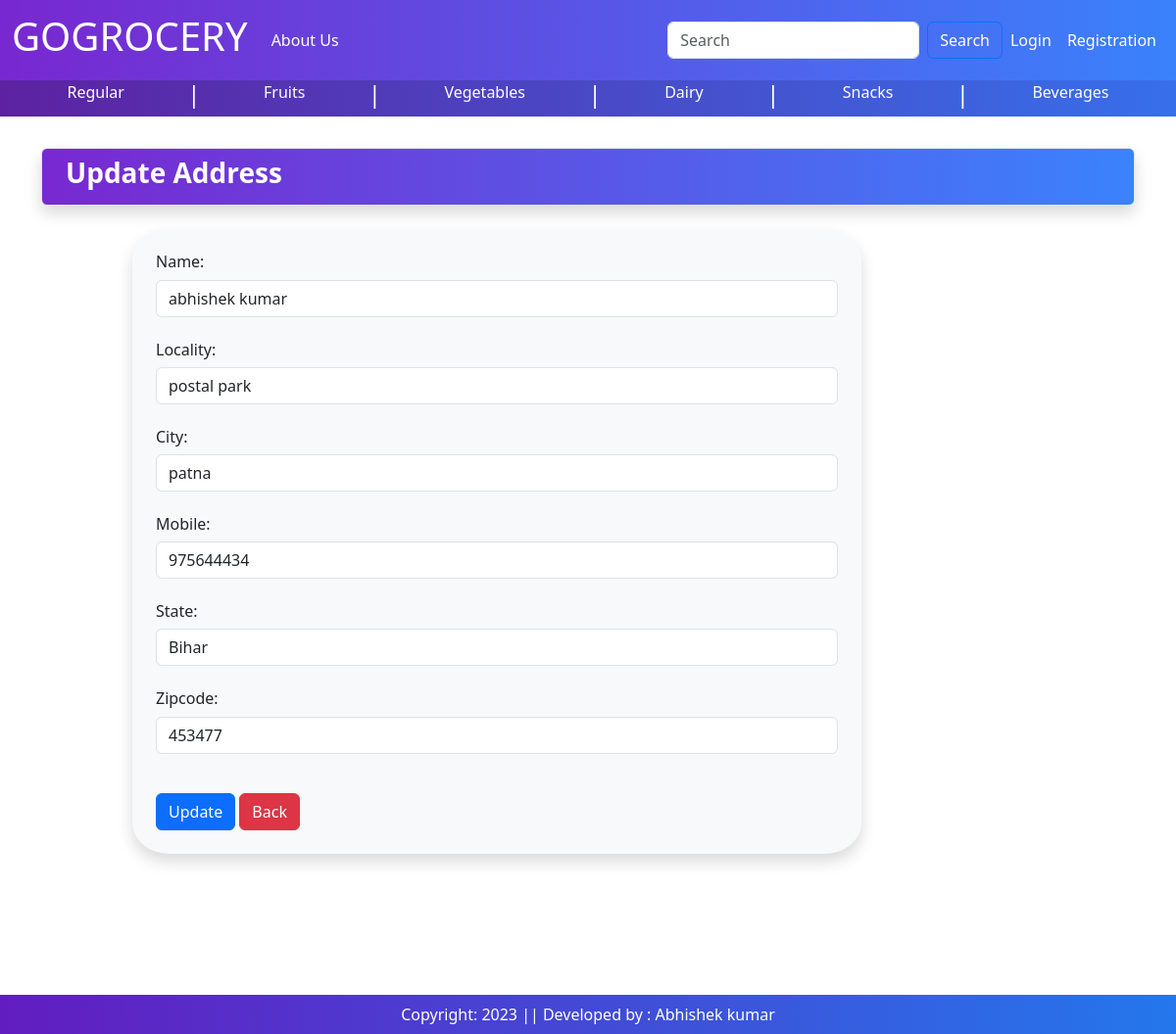
Screenshot of /updateAddress/1 with the database file from the repository.
### baseapp/models.py (models this page shows, shortened)
class Customer(models.Model):
    user = models.ForeignKey(User, on_delete=models.CASCADE)
    name = models.CharField(max_length=200)
    gender = models.CharField(choices=[('M', 'Male'), ('F', 'Female')], max_length=10,default='M')
    locality = models.CharField(max_length=200)
    city = models.CharField(max_length=50)
    mobile = models.IntegerField(default=0)
    zipcode = models.IntegerField()
    state = models.CharField(choices=STATE_CHOICES, max_length=100)

### baseapp/views.py (the view, shortened to what this page needs)
# urls.py: path('updateAddress/<int:pk>', views.updateAddress.as_view(), name='updateAddress'),
class updateAddress(View):
    def get(self,request,pk):
        totalitem = 0
        wishitem = 0
        if request.user.is_authenticated:
            totalitem = len(Cart.objects.filter(user=request.user))
            wishitem = len(Wishlist.objects.filter(user=request.user))
        add = Customer.objects.get(pk=pk)
        form = CustomerProfileForm(instance = add)
        return render(request, 'baseapp/updateAddress.html',locals())

### baseapp/forms.py
class CustomerProfileForm(forms.ModelForm):
    class Meta:
        model = Customer
        fields=['name','locality','city','mobile','state','zipcode']
        widgets={
            'name':forms.TextInput(attrs={'class':'form-control'}),
            'locality':forms.TextInput(attrs={'class':'form-control'}),
            'city':forms.TextInput(attrs={'class':'form-control'}),
            'mobile':forms.NumberInput(attrs={'class':'form-control'}),
            'state':forms.Select(attrs={'class':'form-control'}),
            'zipcode':forms.NumberInput(attrs={'class':'form-control'}),
        }

### baseapp/templates/baseapp/updateAddress.html (shortened to what this page needs)
{% extends 'baseapp/base.html' %}
{% load static %}
{% block main-content %}
<div class="container my-3 ">
    <div class=" border p-2 gradient1-custom rounded shadow " >
        <h3 class="text-white fw-bold ms-3 ">Update Address</span></h3>
    </div>
    <br>
    <div class="col-sm-8 offset-sm-1">
        <form action="" method="post" class="shadow p-4 bg-light"style="border-radius:5%">
            {% for fm in form %}
               <h6>{{fm.label_tag}}</h6>  {{fm}} <small class="text-danger">{{fm.errors|striptags}}</small>
                <br>
            {% endfor %}
            <div class="col-12 mt-3">
                <button type="submit" class="btn btn-primary">Update</button>
                <a href="{% url 'address' %}" type='button' class="btn btn-danger">Back</a>
            </div>
        </form>
    </div>
</div>
{% endblock main-content %}

### baseapp/templates/baseapp/base.html (style rules this page uses)
#bg { background-size: 1400px 650px; background-repeat: no-repeat; background-position: top; background-attachment: fixed; }
.gradient1-custom { background:linear-gradient(to right, rgba(106, 17, 203, 0.9), rgba(37, 117, 252, 0.9)); }

### rows the page displays
Customer: form "abhishek kumar" "postal park" "patna" "975644434" "Bihar" "453477"

### other values shown
{{ fm.label_tag }} "Name:" "Locality:" "City:" "Mobile:" "State:" "Zipcode:"
